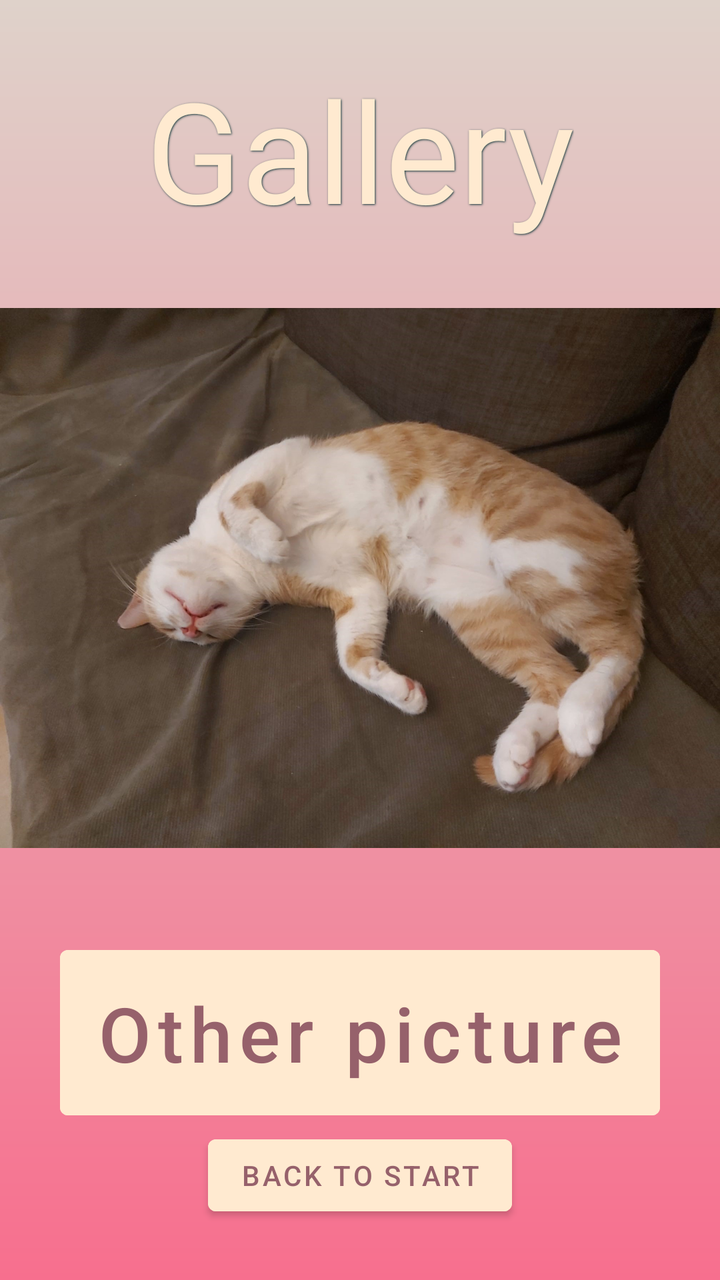
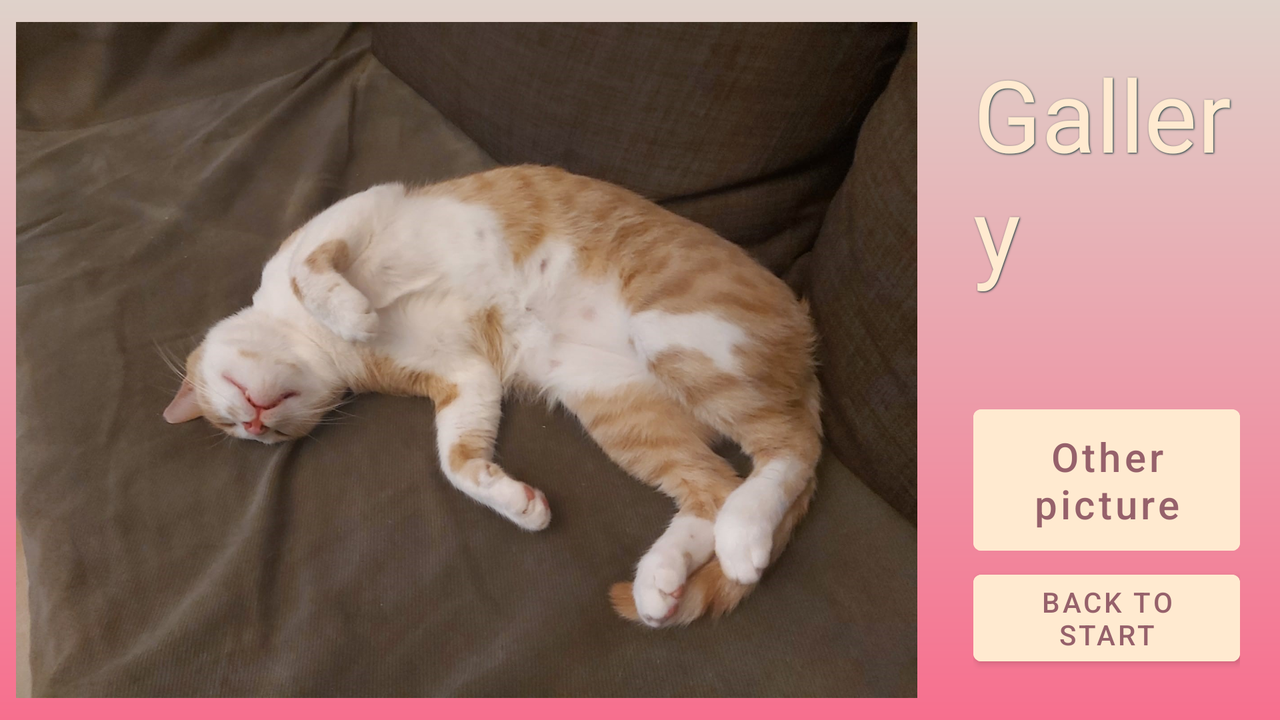

One screen, two layout resources from the same app: the default and the repository's alternative for another configuration. Each is rendered where Android would select it; the XML of both is given below.
<!-- AndroidManifest.xml: application theme Theme.KaramelFinal -->
<!-- res/layout/galery.xml -->
<?xml version="1.0" encoding="utf-8"?>
<RelativeLayout xmlns:android="http://schemas.android.com/apk/res/android"
    android:layout_width="match_parent"
    android:layout_height="match_parent"
    android:background="@drawable/backgrd">
    <LinearLayout
        android:layout_width="match_parent"
        android:layout_height="match_parent"
        android:orientation="vertical"
        android:gravity="center">

        <TextView
            android:id="@+id/title"
            android:text="@string/buttG"
            style="@style/all_text"
            android:textSize="70dp"


            />

        <ImageView
            android:id="@+id/image2"
            android:layout_width="wrap_content"
            android:layout_height="320sp"
            android:layout_centerHorizontal="true"
            android:layout_marginTop="8dp"
            android:hint="my cat"
            android:src="@drawable/cat_0"
             />


        <Button
            android:id="@+id/b1"
            android:layout_width="match_parent"
            android:layout_below="@id/image2"
            android:layout_marginTop="20sp"
            android:backgroundTint="@color/txt"
            android:text="@string/butInfo"
            android:textColor="@color/butt"
            android:layout_height="wrap_content"
            android:layout_marginHorizontal="30sp"
            android:padding="16dp"
            android:textSize="38dp"
            android:textAllCaps="false"






            />

        <Button
            android:id="@+id/buttonBack"
            android:layout_width="wrap_content"
            android:layout_height="wrap_content"
            android:text="@string/Back"
            android:textColor="@color/butt"
            android:backgroundTint="@color/txt"/>






    </LinearLayout>

</RelativeLayout>
<!-- resources referenced by this layout -->
<resources>
  <color name="butt">#96616B</color>
  <color name="txt">#ffead0</color>
  <!-- drawable backgrd (drawable) -->
  <shape xmlns:android="http://schemas.android.com/apk/res/android">
      <gradient
          android:startColor="@color/BG"
          android:endColor="@color/caramel"
          android:angle="90">
  
      </gradient>
  </shape>
  <!-- drawable cat_0: jpg bitmap (drawable-v24, 251546 bytes) -->
  <string name="Back">Back to start</string>
  <string name="butInfo">Other picture</string>
  <string name="buttG">Gallery</string>
  <style name="all_text">
          <item name="android:layout_width">wrap_content</item>
          <item name="android:layout_height">wrap_content</item>
          <item name="android:layout_centerHorizontal">true</item>
          <item name="android:fontFamily">@font/rubik_bold</item>
          <item name="android:textColor">@color/txt</item>
          <item name="android:shadowColor">@color/black</item>
          <item name="android:shadowDx">1</item>
          <item name="android:shadowDy">1</item>
          <item name="android:shadowRadius">2</item>
  
  
      </style>
  <style name="Theme.KaramelFinal" parent="Theme.MaterialComponents.DayNight.NoActionBar">
          
          <item name="colorPrimary">@color/BG</item>
          <item name="colorPrimaryVariant">@color/butt</item>
          <item name="colorOnPrimary">@color/cardview_light_background</item>
          
          <item name="colorSecondary">@color/txt</item>
          <item name="colorSecondaryVariant">@color/teal_700</item>
          <item name="colorOnSecondary">@color/black</item>
          
          <item name="android:statusBarColor" tools:targetApi="l">?attr/colorPrimaryVariant</item>
          
          <item name="android:windowFullscreen">true</item>
  
  
      </style>
  <color name="BG">#F76F8E</color>
  <color name="caramel">#DFD2CA</color>
  <color name="black">#113537</color>
  <color name="teal_700">#FF37505C</color>
</resources>
<!-- res/layout-land/galery.xml (the repository's variant of the layout above) -->
<!-- drawn on the phone turned sideways -->
<?xml version="1.0" encoding="utf-8"?>
<RelativeLayout xmlns:android="http://schemas.android.com/apk/res/android"
    android:layout_width="match_parent"
    android:layout_height="match_parent"
    android:background="@drawable/backgrd">
    <LinearLayout
        android:layout_width="match_parent"
        android:layout_height="match_parent"
        android:orientation="vertical"
        android:gravity="center">



        <LinearLayout
            android:layout_width="wrap_content"
            android:layout_height="wrap_content"
            android:orientation="horizontal">


            <ImageView
                android:id="@+id/image2"
                android:layout_width="wrap_content"
                android:layout_height="wrap_content"
                android:layout_centerHorizontal="true"
                android:layout_margin="8dp"
                android:hint="my cat"
                android:src="@drawable/cat_0"
                android:layout_weight="2"
                />



<LinearLayout
    android:layout_width="wrap_content"
    android:layout_height="wrap_content"
    android:orientation="vertical"
    android:layout_gravity="center_vertical"
    android:layout_weight="0.3"
    android:layout_marginHorizontal="20sp"
    android:gravity="center"
    >

    <TextView
        android:id="@+id/title"
        android:text="@string/buttG"
        style="@style/all_text"
        android:textSize="50dp"
        />

    <Button
        android:layout_marginTop="50dp"
        android:id="@+id/b1"
        android:layout_width="wrap_content"
        android:backgroundTint="@color/txt"
        android:text="@string/butInfo"
        android:textColor="@color/butt"
        android:layout_height="wrap_content"
        android:padding="10dp"
        android:textSize="20dp"
        android:textAllCaps="false"

        />
    <Button
        android:id="@+id/buttonBack"
        android:layout_width="wrap_content"
        android:layout_height="wrap_content"
        android:text="@string/Back"
        android:textColor="@color/butt"
        android:backgroundTint="@color/txt"/>


</LinearLayout>

        </LinearLayout>


    </LinearLayout>

</RelativeLayout>
